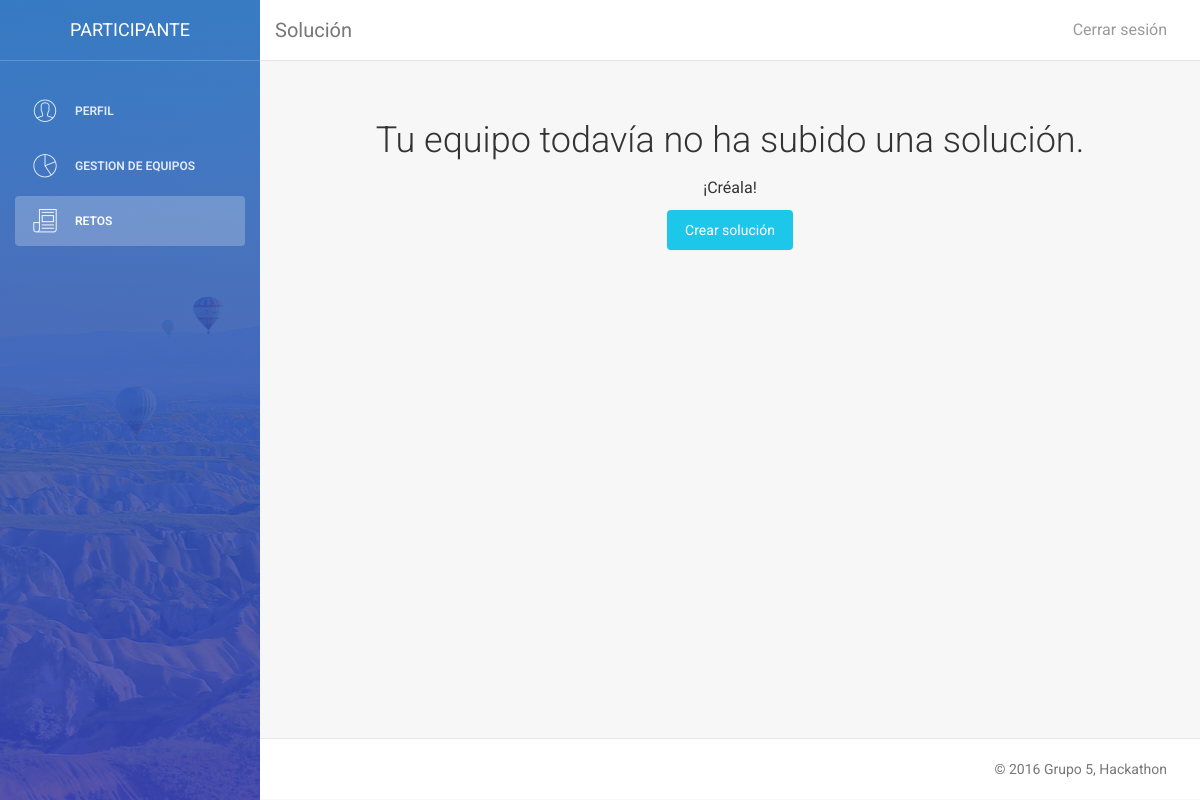
Before: /vistas/participante/p_sol.php?reto=Nopollution (signed in) with the older database file.
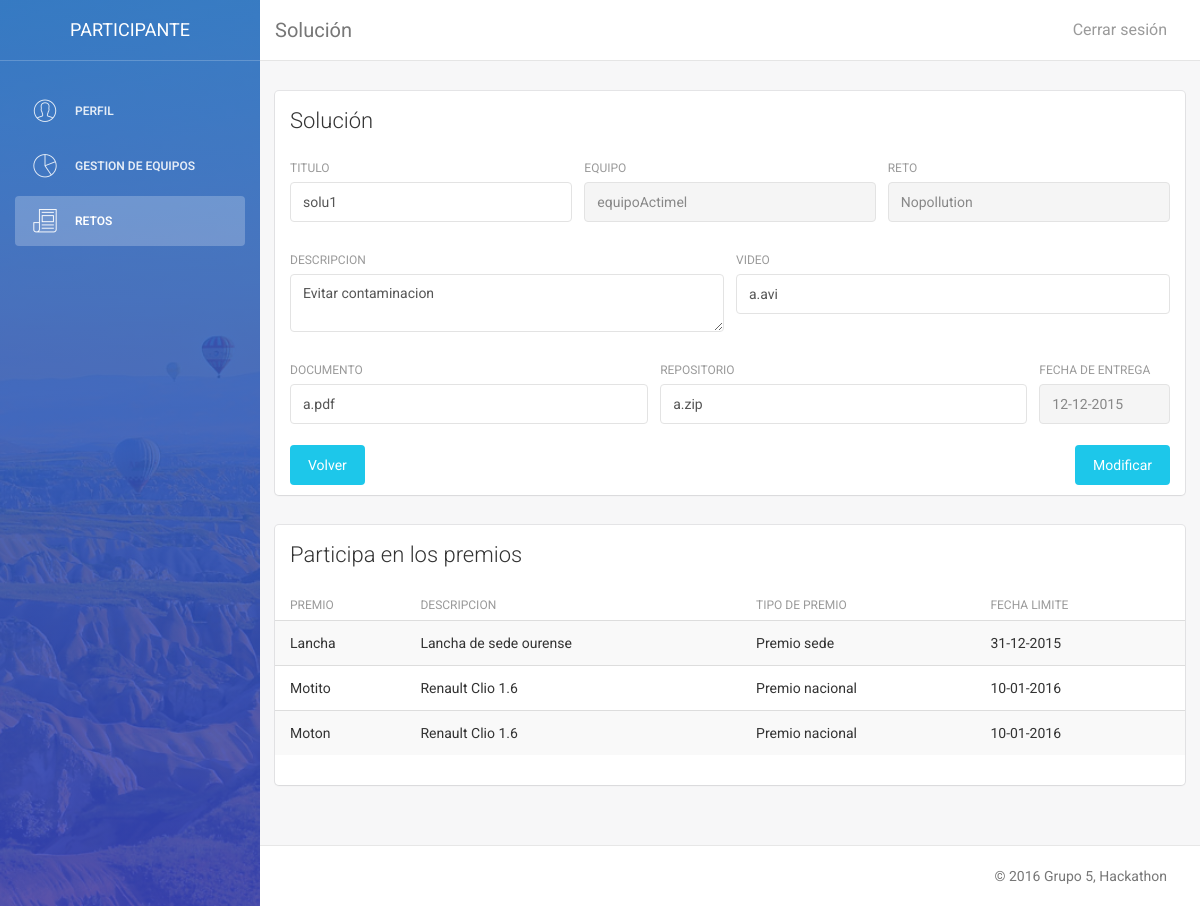
After: the same page with the newer database file.
### tables this page shows
CREATE TABLE IF NOT EXISTS Premio (
  `idPremio` VARCHAR(50) NOT NULL,
  `Sede_idSede` VARCHAR(50),
  `Descripcion` VARCHAR(300),
  `FechaEquipos` DATE NOT NULL,
  `FechaJuradoS` DATE NOT NULL,
  `FechaJuradoN` VARCHAR(45),
  `TipoPremio` ENUM('s', 'n') DEFAULT 'n',
  `Solucion_EsPropuesta` TINYINT(1),
  `Solucion_Equipo_idEquipo` VARCHAR(50),
  `Solucion_Reto_idReto` VARCHAR(50),
  PRIMARY KEY (`idPremio`),
  CONSTRAINT `fk_Premio_Solucion`
    FOREIGN KEY (`Solucion_EsPropuesta` , `Solucion_Equipo_idEquipo` , `Solucion_Reto_idReto`)
    REFERENCES Solucion(`EsPropuesta` , `Equipo_idEquipo` , `Reto_idReto`)
    ON DELETE CASCADE
    ON UPDATE CASCADE,
  CONSTRAINT `fk_Premio_Sede`
    FOREIGN KEY (`Sede_idSede`)
    REFERENCES Sede(`idSede`)
    ON DELETE CASCADE
    ON UPDATE CASCADE);

### vistas/participante/p_sol.php (the view, shortened to what the changed rows need)
<!doctype html>
<html lang="en">
    <?php
    include_once "../../modelo/model_usuario.php";
    $usu = new Usuario();
    $datos = $usu->consultar($_SESSION['login_usuario']);
    include_once "../../modelo/model_solucion.php";
    $sol = new Solucion();
    $datosSol = $sol->consultar(false, $datos['equipo'], $reto);
    include_once "../../modelo/model_premio.php";
    $premio = new Premio();
    $premiosS = $premio->listar('s');
    $premiosN = $premio->listar('n');
    ?>
    <body>
        <div class="wrapper">
            <div class="main-panel">
                <div class="content">
                    <div class="container-fluid">
                        <?php if(!$sol->subieronSol($datos['equipo'], $reto, true)){ ?>
                        <div class="container-fluid" style="text-align: center;">
                            <h2>Tu equipo todavía no ha subido una propuesta de solución.</h2>
                            <p>¡Créala!</p>
                            <button type="button" class="btn btn-info btn-fill" onclick="location.href='p_prop_nueva.php?reto=<?php echo $reto; ?>'">Crear propuesta</button>
                        </div>
                        <?php } elseif (!$sol->subieronSol($datos['equipo'], $reto, false)){ ?>
                        <div class="container-fluid" style="text-align: center;">
                            <h2>Tu equipo todavía no ha subido una solución.</h2>
                            <p>¡Créala!</p>
                            <button type="button" class="btn btn-info btn-fill" onclick="location.href='p_sol_nueva.php?reto=<?php echo $reto; ?>'">Crear solución</button>
                        </div>
                        <?php } else {  ?>
                        <div class="row">
                            <div class="card">
                                <div class="header">
                                    <h4 class="title">Solución</h4>
                                </div>
                                <div class="content">
                                    <form action='../../controladores/participante/ctrl_p_prop_mod.php' method='post'>
                                        <div class="row">
                                            <div class="col-md-4">
                                                <div class="form-group">
                                                    <label>Titulo</label>
                                                    <input name="titulo" type="text" class="form-control" value="<?php echo $datosSol['titulo']; ?>">
                                                </div>
                                            </div>
                                            <div class="col-md-4">
                                                <div class="form-group">
                                                    <label>Equipo</label>
                                                    <input type="text" class="form-control" disabled value="<?php echo $datosSol['equipo']; ?>">
                                                </div>
                                            </div>
                                            <div class="col-md-4">
                                                <div class="form-group">
                                                    <label>Reto</label>
                                                    <input type="text" disabled class="form-control" value="<?php echo $datosSol['reto']; ?>">
                                                </div>
                                            </div>
                                        </div>
                                        <div class="row">
                                            <div class="col-md-6">
                                                <div class="form-group">
                                                    <label>Descripcion</label>
                                                    <textarea name="desc" type="text" class="form-control"><?php echo $datosSol['descripcion']; ?></textarea>
                                                </div>
                                            </div>
                                            <div class="col-md-6">
                                                <div class="form-group">
                                                    <label for="exampleInputEmail1">Video</label>
                                                    <input name="video" type="text" class="form-control" value="<?php echo $datosSol['video']; ?>">
                                                </div>
                                            </div>
                                        </div>
                                        <div class="row">
                                            <div class="col-md-5">
                                                <div class="form-group">
                                                    <label>Documento</label>
                                                    <input name="documento" type="text" class="form-control" value="<?php echo $datosSol['documento']; ?>">
                                                </div>
                                            </div>
                                            <div class="col-md-5">
                                                <label>Repositorio</label>
                                                <input name="repo" type="text" class="form-control" value="<?php echo $datosSol['repositorio']; ?>">
                                            </div>
                                            <div class="col-md-2">
                                                <label>Fecha de entrega</label>
                                                <input disabled class="form-control" value="<?php
                                                $fecha = date_create($datosSol['fecha']);
                                                echo date_format($fecha,"d-m-Y"); ?>">
                                            </div>
                                        </div>
                                        <a class="btn btn-info btn-fill pull-left" href="p_menu.php">Volver</a>
                                        <button type="submit" class="btn btn-info btn-fill pull-right">Modificar</button>
                                        <div class="clearfix"></div>
                                    </form>
                                </div>
                            </div>
                        </div>
                        <div class="row">
                            <div class="card">
                                <div class="header">
                                    <h4 class="title">Participa en los premios</h4>
                                </div>
                                <div class="content table-responsive table-full-width">
                                    <table class="table table-hover table-striped">
                                        <thead>
                                            <th>Premio</th>
                                            <th>Descripcion</th>
                                            <th>Tipo de premio</th>
                                            <th>Fecha limite</th>
                                        </thead>
                                        <tbody>
                                            <?php foreach ($premiosS as $ps){
                                            if(($ps['FechaEquipos'] >= $datosSol['fecha'])
                                               && ($datos['sede'] == $ps['Sede_idSede'])
                                               && ($ps['Solucion_Equipo_idEquipo'] == null)){?>
                                            <tr>
                                                <td><?php echo $ps['idPremio'];?></td>
                                                <td><?php echo $ps['Descripcion'];?></td>
                                                <td><?php echo $idioma['premio_sede'];?></td>
                                                <td><?php $fi=date_create($ps['FechaEquipos']);
                                                echo date_format($fi,"d-m-Y");?></td>
                                            </tr>
                                            <?php }
                                            }?>
                                            <?php foreach ($premiosN as $pn){
                                            if(($pn['FechaEquipos'] >= $datosSol['fecha'])
                                              && ($pn['Solucion_Equipo_idEquipo'] == null)){?>
                                            <tr>
                                                <td><?php echo $pn['idPremio'];?></td>
                                                <td><?php echo $pn['Descripcion'];?></td>
                                                <td><?php echo $idioma['premio_nacional'];?></td>
                                                <td><?php $fi=date_create($pn['FechaEquipos']);
                                                echo date_format($fi,"d-m-Y");?></td>
                                            </tr>
                                            <?php }
                                            }?>
                                        </tbody>
                                    </table>
                                </div>
                            </div>
                        </div>
                        <?php } ?>
                    </div>
                </div>
            </div>
        </div>
    </body>
</html>

Changed rows visible on the page:
added premio: idPremio "Lancha", Descripcion "Lancha de sede ourense", FechaEquipos "31-12-2015", shown under "Participa en los premios"
added premio: idPremio "Motito", Descripcion "Renault Clio 1.6", FechaEquipos "10-01-2016"
added premio: idPremio "Moton", Descripcion "Renault Clio 1.6", FechaEquipos "10-01-2016"
Other visible differences:
form field titulo: (not shown) → "solu1"
form field equipo: (not shown) → "equipoActimel"
form field reto: (not shown) → "Nopollution"
form field desc: (not shown) → "Evitar contaminacion"
form field video: (not shown) → "a.avi"
form field documento: (not shown) → "a.pdf"
form field repo: (not shown) → "a.zip"
form field date_format: (not shown) → "12-12-2015"
text no longer shown: "Tu equipo todavía no ha subido una solución. ¡Créala! Crear solución"
text now shown: "Solución TITULO EQUIPO RETO DESCRIPCION VIDEO DOCUMENTO REPOSITORIO FECHA DE ENTREGA Volver Modificar Participa en los premios PREMIO DESCRIPCION TIPO DE PREMIO FECHA LIMITE"
